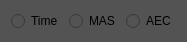
<?xml version="1.0" encoding="UTF-8"?>
<ui version="4.0">
 <class>EndExposureControlWidget</class>
 <widget class="QWidget" name="EndExposureControlWidget">
  <property name="geometry">
   <rect>
    <x>0</x>
    <y>0</y>
    <width>132</width>
    <height>30</height>
   </rect>
  </property>
  <property name="windowTitle">
   <string>Form</string>
  </property>
  <property name="styleSheet">
   <string notr="true">background-color: rgb(83, 83, 83);</string>
  </property>
  <layout class="QHBoxLayout" name="horizontalLayout">
   <item>
    <widget class="QRadioButton" name="timeRadioButton">
     <property name="text">
      <string>Time</string>
     </property>
    </widget>
   </item>
   <item>
    <widget class="QRadioButton" name="masEndExposureRadioButton">
     <property name="text">
      <string>MAS</string>
     </property>
    </widget>
   </item>
   <item>
    <widget class="QRadioButton" name="aecEndExposureRadioButton">
     <property name="text">
      <string>AEC</string>
     </property>
    </widget>
   </item>
  </layout>
 </widget>
 <resources/>
 <connections/>
</ui>
